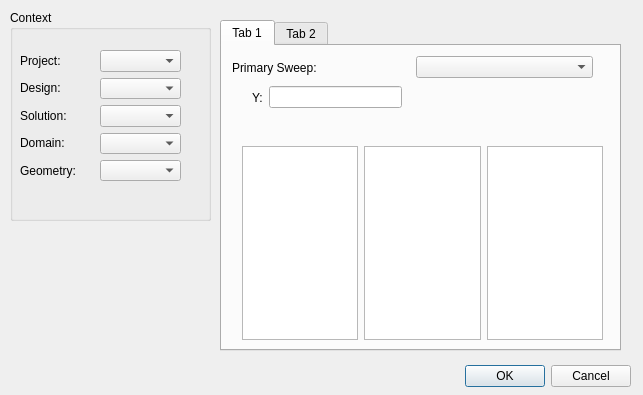
<?xml version="1.0" encoding="UTF-8"?>
<ui version="4.0">
 <class>Dialog</class>
 <widget class="QDialog" name="Dialog">
  <property name="geometry">
   <rect>
    <x>0</x>
    <y>0</y>
    <width>643</width>
    <height>395</height>
   </rect>
  </property>
  <property name="windowTitle">
   <string>Dialog</string>
  </property>
  <widget class="QDialogButtonBox" name="buttonBox">
   <property name="geometry">
    <rect>
     <x>290</x>
     <y>360</y>
     <width>341</width>
     <height>32</height>
    </rect>
   </property>
   <property name="orientation">
    <enum>Qt::Horizontal</enum>
   </property>
   <property name="standardButtons">
    <set>QDialogButtonBox::Cancel|QDialogButtonBox::Ok</set>
   </property>
  </widget>
  <widget class="QGroupBox" name="groupBox">
   <property name="geometry">
    <rect>
     <x>10</x>
     <y>10</y>
     <width>201</width>
     <height>211</height>
    </rect>
   </property>
   <property name="title">
    <string>Context</string>
   </property>
   <widget class="QWidget" name="">
    <property name="geometry">
     <rect>
      <x>90</x>
      <y>40</y>
      <width>81</width>
      <height>131</height>
     </rect>
    </property>
    <layout class="QVBoxLayout" name="verticalLayout">
     <item>
      <widget class="QComboBox" name="comboBox_3"/>
     </item>
     <item>
      <widget class="QComboBox" name="comboBox_2"/>
     </item>
     <item>
      <widget class="QComboBox" name="comboBox"/>
     </item>
     <item>
      <widget class="QComboBox" name="comboBox_4"/>
     </item>
     <item>
      <widget class="QComboBox" name="comboBox_5"/>
     </item>
    </layout>
   </widget>
   <widget class="QWidget" name="">
    <property name="geometry">
     <rect>
      <x>10</x>
      <y>40</y>
      <width>71</width>
      <height>131</height>
     </rect>
    </property>
    <layout class="QVBoxLayout" name="verticalLayout_2">
     <item>
      <widget class="QLabel" name="label">
       <property name="text">
        <string>Project:</string>
       </property>
      </widget>
     </item>
     <item>
      <widget class="QLabel" name="label_2">
       <property name="text">
        <string>Design:</string>
       </property>
      </widget>
     </item>
     <item>
      <widget class="QLabel" name="label_3">
       <property name="text">
        <string>Solution:</string>
       </property>
      </widget>
     </item>
     <item>
      <widget class="QLabel" name="label_4">
       <property name="text">
        <string>Domain:</string>
       </property>
      </widget>
     </item>
     <item>
      <widget class="QLabel" name="label_5">
       <property name="text">
        <string>Geometry:</string>
       </property>
      </widget>
     </item>
    </layout>
   </widget>
  </widget>
  <widget class="QTabWidget" name="tabWidget">
   <property name="geometry">
    <rect>
     <x>220</x>
     <y>20</y>
     <width>401</width>
     <height>331</height>
    </rect>
   </property>
   <widget class="QWidget" name="tab">
    <attribute name="title">
     <string>Tab 1</string>
    </attribute>
    <widget class="QWidget" name="">
     <property name="geometry">
      <rect>
       <x>10</x>
       <y>10</y>
       <width>361</width>
       <height>23</height>
      </rect>
     </property>
     <layout class="QHBoxLayout" name="horizontalLayout">
      <item>
       <widget class="QLabel" name="label_6">
        <property name="text">
         <string>Primary Sweep:</string>
        </property>
       </widget>
      </item>
      <item>
       <widget class="QComboBox" name="comboBox_6"/>
      </item>
     </layout>
    </widget>
    <widget class="QWidget" name="">
     <property name="geometry">
      <rect>
       <x>20</x>
       <y>100</y>
       <width>361</width>
       <height>194</height>
      </rect>
     </property>
     <layout class="QHBoxLayout" name="horizontalLayout_2">
      <item>
       <widget class="QListWidget" name="listWidget"/>
      </item>
      <item>
       <widget class="QListWidget" name="listWidget_2"/>
      </item>
      <item>
       <widget class="QListWidget" name="listWidget_3"/>
      </item>
     </layout>
    </widget>
    <widget class="QWidget" name="">
     <property name="geometry">
      <rect>
       <x>30</x>
       <y>40</y>
       <width>150</width>
       <height>23</height>
      </rect>
     </property>
     <layout class="QHBoxLayout" name="horizontalLayout_3">
      <item>
       <widget class="QLabel" name="label_7">
        <property name="text">
         <string>Y:</string>
        </property>
       </widget>
      </item>
      <item>
       <widget class="QLineEdit" name="lineEdit"/>
      </item>
     </layout>
    </widget>
   </widget>
   <widget class="QWidget" name="tab_2">
    <attribute name="title">
     <string>Tab 2</string>
    </attribute>
   </widget>
  </widget>
 </widget>
 <resources/>
 <connections>
  <connection>
   <sender>buttonBox</sender>
   <signal>accepted()</signal>
   <receiver>Dialog</receiver>
   <slot>accept()</slot>
   <hints>
    <hint type="sourcelabel">
     <x>248</x>
     <y>254</y>
    </hint>
    <hint type="destinationlabel">
     <x>157</x>
     <y>274</y>
    </hint>
   </hints>
  </connection>
  <connection>
   <sender>buttonBox</sender>
   <signal>rejected()</signal>
   <receiver>Dialog</receiver>
   <slot>reject()</slot>
   <hints>
    <hint type="sourcelabel">
     <x>316</x>
     <y>260</y>
    </hint>
    <hint type="destinationlabel">
     <x>286</x>
     <y>274</y>
    </hint>
   </hints>
  </connection>
 </connections>
</ui>
